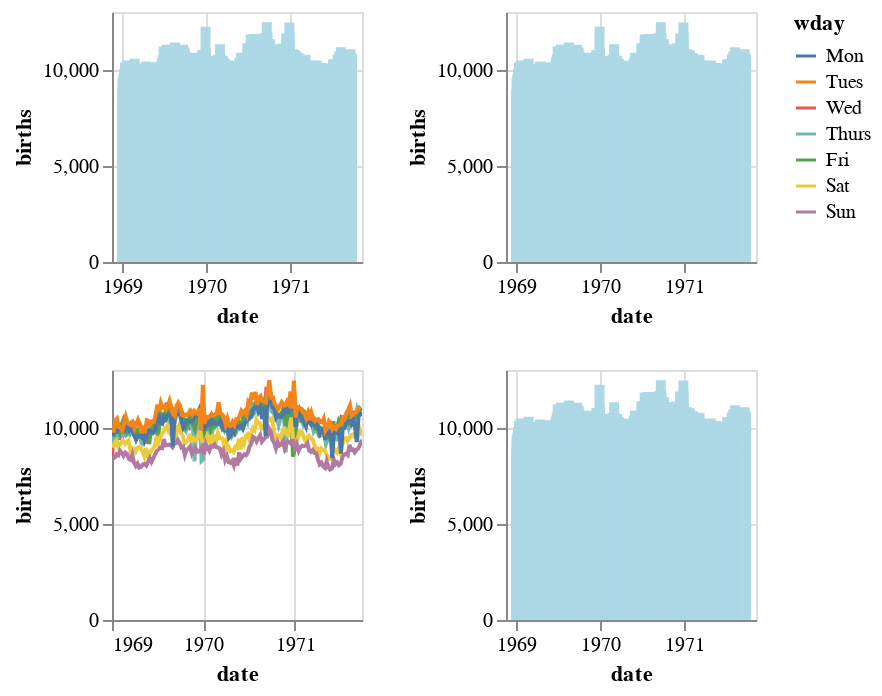

Write notebook code for a chart like this one.
### Code cell
days = ['Mon', 'Tues', 'Wed', 'Thurs', 'Fri', 'Sat', 'Sun']

p1 = (alt.Chart(plot_df)
.mark_line()
.encode(x='date', y='births', color=alt.Color('wday', sort=days))
.properties(width=125, height=125)
.interactive())

p2 = (alt.Chart(plot_df)
  .mark_bar(color='lightblue')
  .encode(x='date:T', y='births:Q', tooltip=['date', 'births'])
  .properties(width=125, height=125))

p3 = (alt.Chart(plot_df)
  .mark_bar(color='lightblue')
  .encode(x='date:T', y='births:Q', tooltip=['date', 'births'])
  .properties(width=125, height=125))

p4 = (alt.Chart(plot_df)
  .mark_bar(color='lightblue')
  .encode(x='date:T', y='births:Q', tooltip=['date', 'births'])
  .properties(width=125, height=125))

(p2 & p1) | (p3 & p4)

### Figure 1 — Vega-Lite specification as saved in the notebook (floating-point values rounded to 4 significant figures; data arrays with more than 128 entries replaced by an {"elided": "..."} marker saying what was removed)
{"config": {"view": {"continuousWidth": 400, "continuousHeight": 300}}, "hconcat": [{"vconcat": [{"mark": {"type": "bar", "color": "lightblue"}, "encoding": {"tooltip": [{"field": "date", "type": "temporal"}, {"field": "births", "type": "quantitative"}], "x": {"field": "date", "type": "temporal"}, "y": {"field": "births", "type": "quantitative"}}, "height": 125, "width": 125}, {"mark": "line", "encoding": {"color": {"field": "wday", "sort": ["Mon", "Tues", "Wed", "Thurs", "Fri", "Sat", "Sun"], "type": "nominal"}, "x": {"field": "date", "type": "temporal"}, "y": {"field": "births", "type": "quantitative"}}, "height": 125, "selection": {"selector003": {"type": "interval", "bind": "scales", "encodings": ["x", "y"]}}, "width": 125}]}, {"vconcat": [{"mark": {"type": "bar", "color": "lightblue"}, "encoding": {"tooltip": [{"field": "date", "type": "temporal"}, {"field": "births", "type": "quantitative"}], "x": {"field": "date", "type": "temporal"}, "y": {"field": "births", "type": "quantitative"}}, "height": 125, "width": 125}, {"mark": {"type": "bar", "color": "lightblue"}, "encoding": {"tooltip": [{"field": "date", "type": "temporal"}, {"field": "births", "type": "quantitative"}], "x": {"field": "date", "type": "temporal"}, "y": {"field": "births", "type": "quantitative"}}, "height": 125, "width": 125}]}], "data": {"name": "data-aeec9566f01fea00217cd5cb0f9cfd12"}, "$schema": "https://vega.github.io/schema/vega-lite/v4.17.0.json", "datasets": {"data-aeec9566f01fea00217cd5cb0f9cfd12": {"elided": "1000 records"}}}
